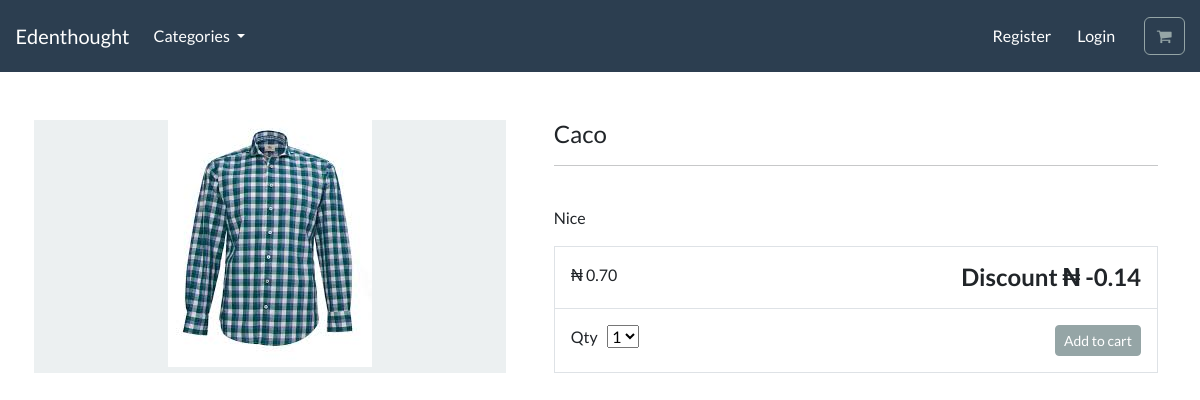
/product/caco/, run on the app's committed database.
### store/models.py (models this page shows, shortened)
class Product(models.Model):
    category = models.ForeignKey(Category, on_delete=models.CASCADE,null=True)
    title = models.CharField(max_length=250)
    slug = models.SlugField(max_length=250, unique=True)
    image = models.ImageField(upload_to="images/%Y/%m/%d/",default="default.png", blank=True)
    description = models.TextField(blank=True)
    price = models.DecimalField(max_digits=4, decimal_places=2)
    discount = models.DecimalField(
        max_digits=4, decimal_places=2, default=Decimal("0.00")
    )
    available = models.BooleanField(default=True)
    class Meta:
        ordering = ("title",)
        verbose_name_plural = "products"

### store/views.py (the view)
# urls.py: path("product/<slug:slug>/", views.product_info, name="product_info"),
def product_info(request, slug):
    product = get_object_or_404(Product, slug=slug)
    context = {'product': product}
    return render(request, 'store/product_info.html', context)

### cart/context_processors.py (called while the page is built)
def cart(request):
    return {'cart':Cart(request)}

### store/models.py (called while the page is built)
    def get_absolute_url(self):
        return reverse("list_category", args=[self.slug])

### store/views.py (called while the page is built)
def category(request):
    all_category = Category.objects.all()
    return {'all_category': all_category}

### store/templates/store/product_info.html (shortened to what this page needs)
{% extends "base.html" %}
{% load static %}
{% block content %}
<div class="container">
    <main class="pt-5">
        <div class="row g-3">
            <div class="col-md-5 col-lg-5 order-md-first bg-light">
                <img class="img-fluid mx-auto d-block" alt="Responsive image" src="{{ product.image.url }}">
            </div>
            <div class="col-md-7 col-lg-7 ps-md-3 ps-lg-5">
                <h1 class="mb-0 h4"> {{ product.title }}  </h1>
                <hr>
                <br>
                <p> {{ product.description }} </p>
                <div class="border">
                    <div class="col border-bottom">
                        <div class="row p-3">
                            <div class="col-6"> ₦ {{ product.price }} </div>
                            <div class="col-6 text-end"><span class="h4 fw-bold">Discount ₦ {{ product.discount }}</span></div>
                        </div>
                    </div>
                    <div class="col">
                        <div class="row p-3">
                            <div class="col-6">
                                <label for="select">Qty</label>
                                <select id="select">
                                    <option value="1">1</option>
                                </select>
                            </div>
                            <div class="col-6 text-end">
                                <button type="button" id="add-button" value="" class="btn btn-secondary btn-sm">
                                Add to cart
                                </button>
                            </div>
                        </div>
                    </div>
                </div>
            </div>
        </div>
    </main>
    <br>
</div>
{% endblock %}%

### data on the page
Product: image (picture), title "Caco", description "Nice", price "0.70", discount "-0.14"
